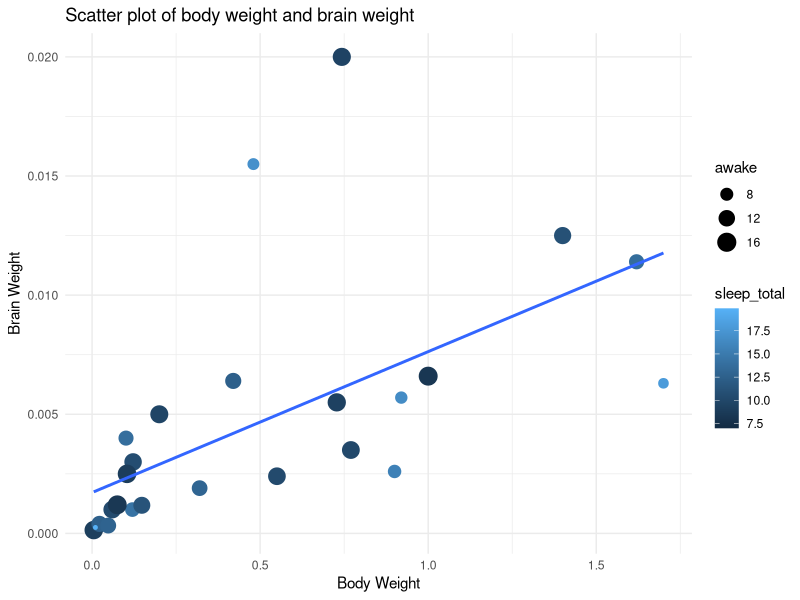

R code for this plot:
require(tidyverse)

View(msleep)

# scatter plot of two Numeric variable.
msleep %>% 
  filter(bodywt < 2) %>% 
  ggplot(aes(bodywt, brainwt)) +
  geom_point(aes(color=sleep_total, size=awake)) +
  geom_smooth(method=lm, se=F) +
  labs(x="Body Weight", 
       y="Brain Weight", 
       title="Scatter plot of body weight and brain weight") +
  theme_minimal()
